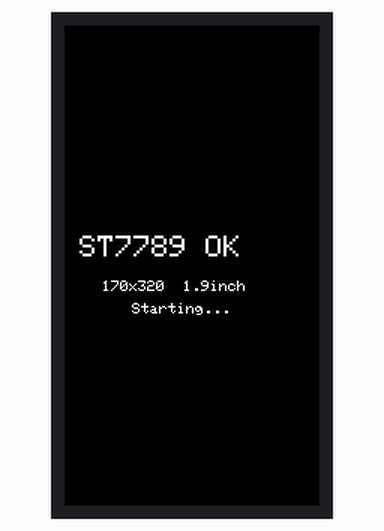
This sketch was run on a simulated ESP32-S3. On the bench: 170×320 colour display. Random numbers use the default seed unless the sketch sets one; what the sketch prints to the serial monitor is not drawn.

Above: at 1.6 s.
At 2.9 s:
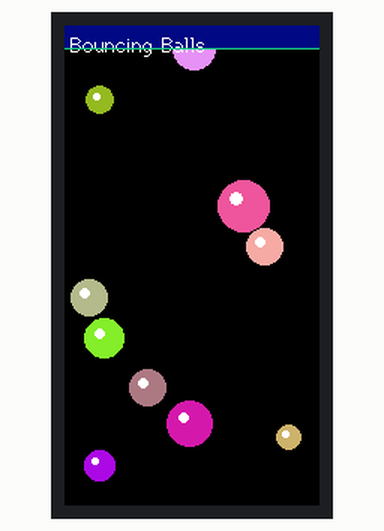
At 8.45 s:
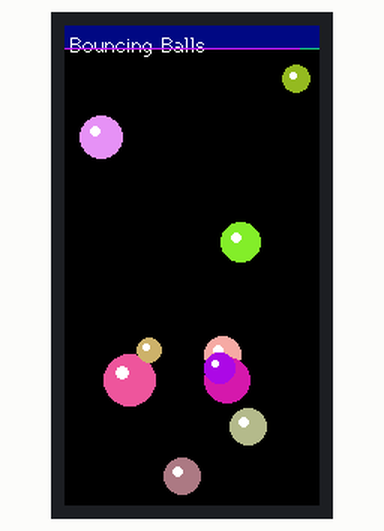
At 14.79 s:
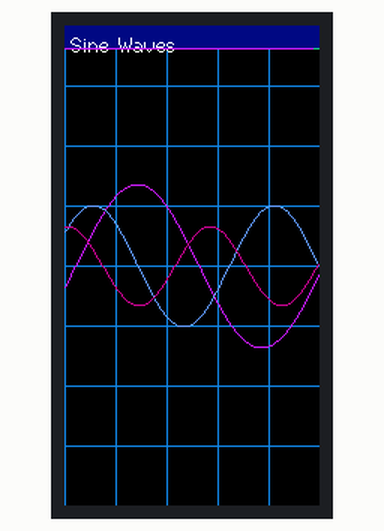
At 20.7 s:
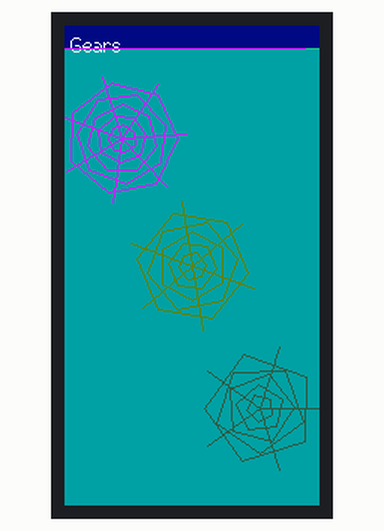
At 38.94 s:
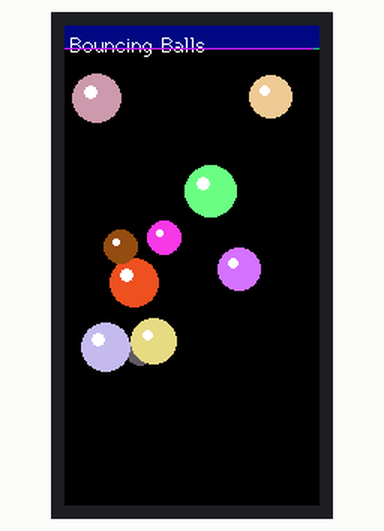

Measured:
- what the display in image 0 shows lasts 1.1 s, from 1.6 s to 2.7 s

The sketch:

ST7789_170x320_Demo.ino
```cpp
/**
 * ESP32-S3 + 1.9inch TFT SPI Display Demo
 * Driver  : ST7789   (170x320)
 * Library : LovyanGFX (latest)
 *
 * Pin Assignments
 *  MOSI  GPIO11
 *  SCK   GPIO12
 *  MISO  GPIO13  (connected but unused)
 *  CS    GPIO10
 *  DC    GPIO17
 *  RESET GPIO18
 *  BL    tie to 3.3V
 */

#define LGFX_USE_V1
#include <LovyanGFX.hpp>

// ===== LovyanGFX configuration =====
class LGFX : public lgfx::LGFX_Device {
  lgfx::Panel_ST7789 _panel_instance;
  lgfx::Bus_SPI      _bus_instance;

public:
  LGFX() {
    // --- SPI bus ---
    {
      auto cfg = _bus_instance.config();
      cfg.spi_host    = SPI2_HOST;
      cfg.spi_mode    = 3;
      cfg.freq_write  = 40000000;
      cfg.freq_read   = 16000000;
      cfg.spi_3wire   = false;
      cfg.use_lock    = true;
      cfg.dma_channel = SPI_DMA_CH_AUTO;
      cfg.pin_sclk    = 12;
      cfg.pin_mosi    = 11;
      cfg.pin_miso    = 13;
      cfg.pin_dc      = 41;
      _bus_instance.config(cfg);
      _panel_instance.setBus(&_bus_instance);
    }

    // --- Panel ---
    {
      auto cfg = _panel_instance.config();
      cfg.pin_cs           = 10;
      cfg.pin_rst          = 42;
      cfg.pin_busy         = -1;
      cfg.panel_width      = 170;
      cfg.panel_height     = 320;
      // ST7789 170x320: physical RAM is 240x320, centered horizontally
      // so left margin = (240 - 170) / 2 = 35
      cfg.offset_x         = 35;
      cfg.offset_y         = 0;
      cfg.offset_rotation  = 2;
      cfg.dummy_read_pixel = 8;
      cfg.dummy_read_bits  = 1;
      cfg.readable         = false;
      cfg.invert           = true;   // ST7789 typically needs invert
      cfg.rgb_order        = false;
      cfg.dlen_16bit       = false;
      cfg.bus_shared       = false;
      _panel_instance.config(cfg);
    }

    setPanel(&_panel_instance);
  }
};

static LGFX        tft;
static LGFX_Sprite canvas(&tft);   // double-buffer sprite (170x320)

// ===== Demo management =====
static const int      DEMO_COUNT    = 5;
static int            demoIndex     = 0;
static uint32_t       demoTimer     = 0;
static const uint32_t DEMO_DURATION = 6000;

static inline float frand(float lo, float hi) {
  return lo + (float)random(0, 10000) / 10000.0f * (hi - lo);
}

// ===== Demo 0 : Bouncing Balls =====
struct Ball { float x, y, vx, vy, r; uint16_t color; };
static const int BALL_COUNT = 10;
static Ball balls[BALL_COUNT];

void initBalls() {
  for (int i = 0; i < BALL_COUNT; i++) {
    balls[i].r     = frand(8, 18);
    balls[i].x     = frand(balls[i].r, 170 - balls[i].r);
    balls[i].y     = frand(balls[i].r, 320 - balls[i].r);
    balls[i].vx    = frand(1.5f, 4.0f) * (random(2) ? 1 : -1);
    balls[i].vy    = frand(1.5f, 4.0f) * (random(2) ? 1 : -1);
    balls[i].color = (uint16_t)canvas.color888(random(80,255), random(80,255), random(80,255));
  }
}

void demoBalls() {
  canvas.fillScreen(TFT_BLACK);
  for (int i = 0; i < BALL_COUNT; i++) {
    Ball &b = balls[i];
    b.x += b.vx; b.y += b.vy;
    if (b.x - b.r < 0)   { b.x = b.r;       b.vx =  fabsf(b.vx); }
    if (b.x + b.r > 170) { b.x = 170 - b.r; b.vx = -fabsf(b.vx); }
    if (b.y - b.r < 0)   { b.y = b.r;       b.vy =  fabsf(b.vy); }
    if (b.y + b.r > 320) { b.y = 320 - b.r; b.vy = -fabsf(b.vy); }
    canvas.fillCircle((int)b.x, (int)b.y, (int)b.r, b.color);
    canvas.fillCircle((int)b.x - (int)(b.r*0.3f),
                      (int)b.y - (int)(b.r*0.3f),
                      max(2,(int)(b.r*0.25f)), TFT_WHITE);
  }
}

// ===== Demo 1 : Scrolling Sine Waves =====
static float waveOffset = 0;

void demoWave() {
  canvas.fillScreen(TFT_BLACK);
  for (int y = 0; y < 320; y += 40)
    canvas.drawFastHLine(0, y, 170, (uint16_t)canvas.color888(20, 20, 60));
  for (int x = 0; x < 170; x += 34)
    canvas.drawFastVLine(x, 0, 320, (uint16_t)canvas.color888(20, 20, 60));
  for (int layer = 0; layer < 3; layer++) {
    float   amp  = 55.0f - layer * 14.0f;
    float   freq = 0.038f + layer * 0.014f;
    uint8_t r    = (layer == 0) ?   0 : (layer == 1 ?   0 : 100);
    uint8_t g    = (layer == 0) ? 200 : (layer == 1 ? 100 : 200);
    uint8_t b    = (layer == 0) ? 255 : (layer == 1 ? 255 :  50);
    uint16_t col = (uint16_t)canvas.color888(r, g, b);
    int prevY = 160 + (int)(amp * sinf(freq * 0 + waveOffset * (1 + layer * 0.3f)));
    for (int x = 1; x < 170; x++) {
      int curY = 160 + (int)(amp * sinf(freq * x + waveOffset * (1 + layer * 0.3f)));
      canvas.drawLine(x-1, prevY, x, curY, col);
      prevY = curY;
    }
  }
  waveOffset += 0.08f;
}

// ===== Demo 2 : Rotating Gears =====
static float gearAngle = 0;

void drawPolygon(LGFX_Sprite &spr, int cx, int cy, int r, int sides,
                 float angle, uint16_t color) {
  float step = 2.0f * M_PI / sides;
  int px = cx + (int)(r * cosf(angle));
  int py = cy + (int)(r * sinf(angle));
  for (int i = 1; i <= sides; i++) {
    float a = angle + step * i;
    int nx = cx + (int)(r * cosf(a));
    int ny = cy + (int)(r * sinf(a));
    spr.drawLine(px, py, nx, ny, color);
    px = nx; py = ny;
  }
}

void demoGears() {
  canvas.fillScreen((uint16_t)canvas.color888(5, 5, 20));
  struct GearSet { int cx, cy, count; float dir; uint16_t color; };
  GearSet gs[] = {
    { 85, 160, 6,  1.0f, (uint16_t)canvas.color888(255, 100,   0)},
    { 38,  75, 7, -0.7f, (uint16_t)canvas.color888(  0, 200, 255)},
    {130, 255, 5,  0.9f, (uint16_t)canvas.color888(200,  50, 200)},
  };
  for (auto &g : gs) {
    for (int r = 10; r <= 44; r += 7)
      drawPolygon(canvas, g.cx, g.cy, r, g.count,
                  gearAngle * g.dir + r * 0.05f, g.color);
    for (int i = 0; i < g.count; i++) {
      float a = gearAngle * g.dir + i * 2.0f * M_PI / g.count;
      canvas.drawLine(g.cx, g.cy,
                      g.cx + (int)(44 * cosf(a)),
                      g.cy + (int)(44 * sinf(a)), g.color);
    }
  }
  gearAngle += 0.04f;
}

// ===== Demo 3 : Lissajous Curve =====
static float    lissPhase = 0;
static const int TRACE_LEN = 300;
static int16_t   traceX[TRACE_LEN], traceY[TRACE_LEN];
static int       traceHead = 0;

void initLissajous() {
  memset(traceX, 0, sizeof(traceX));
  memset(traceY, 0, sizeof(traceY));
  traceHead = 0;
}

void demoLissajous() {
  canvas.fillScreen(TFT_BLACK);
  // fit within 170x320: x amplitude=78, y amplitude=148
  traceX[traceHead] = 85  + (int)(78  * sinf(3.0f * lissPhase + 0.5f));
  traceY[traceHead] = 160 + (int)(148 * sinf(2.0f * lissPhase));
  traceHead = (traceHead + 1) % TRACE_LEN;
  for (int i = 0; i < TRACE_LEN - 1; i++) {
    int   a     = (traceHead + i)     % TRACE_LEN;
    int   b     = (traceHead + i + 1) % TRACE_LEN;
    float ratio = (float)i / TRACE_LEN;
    uint8_t r  = (uint8_t)(ratio * 255);
    uint8_t g  = (uint8_t)(sinf(ratio * M_PI) * 255);
    uint8_t bl = (uint8_t)((1 - ratio) * 255);
    canvas.drawLine(traceX[a], traceY[a], traceX[b], traceY[b],
                    (uint16_t)canvas.color888(r, g, bl));
  }
  lissPhase += 0.025f;
}

// ===== Demo 4 : Starfield =====
struct Star { float x, y, z; };
static const int STAR_COUNT = 120;
static Star      stars[STAR_COUNT];

void initStars() {
  for (int i = 0; i < STAR_COUNT; i++) {
    stars[i].x = frand(-85, 85);
    stars[i].y = frand(-160, 160);
    stars[i].z = frand(1, 200);
  }
}

void demoStarfield() {
  canvas.fillScreen(TFT_BLACK);
  for (int i = 0; i < STAR_COUNT; i++) {
    Star &s = stars[i];
    s.z -= 2.5f;
    if (s.z <= 0) { s.x = frand(-85,85); s.y = frand(-160,160); s.z = 200; }
    float    sx     = s.x / s.z * 170 + 85;
    float    sy     = s.y / s.z * 320 + 160;
    float    size   = (1.0f - s.z / 200.0f) * 4.0f;
    uint8_t  bright = (uint8_t)((1.0f - s.z / 200.0f) * 255);
    uint16_t col    = (uint16_t)canvas.color888(bright, bright, bright);
    if (sx >= 0 && sx < 170 && sy >= 0 && sy < 320) {
      if (size < 1.5f) canvas.drawPixel((int)sx, (int)sy, col);
      else             canvas.fillCircle((int)sx, (int)sy, (int)size, col);
    }
  }
}

// ===== HUD =====
const char* demoNames[] = {
  "Bouncing Balls", "Sine Waves", "Gears", "Lissajous", "Starfield"
};

void drawHUD() {
  canvas.fillRect(0, 0, 170, 16, (uint16_t)canvas.color888(0, 0, 80));
  canvas.setTextColor(TFT_WHITE);
  canvas.setTextSize(1);
  canvas.setCursor(4, 5);
  canvas.print(demoNames[demoIndex]);
  uint32_t elapsed  = millis() - demoTimer;
  int      progress = (int)(170.0f * elapsed / DEMO_DURATION);
  canvas.drawFastHLine(0, 15, 170,      (uint16_t)canvas.color888( 30,  30,  80));
  canvas.drawFastHLine(0, 15, progress, (uint16_t)canvas.color888(100, 200, 255));
}

// ===== Setup =====
void setup() {
  Serial.begin(115200);
  Serial.println("ESP32-S3 ST7789 170x320 Demo");

  tft.init();
  tft.setRotation(0);

  // Startup color test
  tft.fillScreen(TFT_RED);   delay(400);
  tft.fillScreen(TFT_GREEN); delay(400);
  tft.fillScreen(TFT_BLUE);  delay(400);
  tft.fillScreen(TFT_BLACK);
  tft.setTextColor(TFT_WHITE, TFT_BLACK);
  tft.setTextSize(2);
  tft.setCursor(10, 140);
  tft.print("ST7789 OK");
  tft.setTextSize(1);
  tft.setCursor(25, 170);
  tft.print("170x320  1.9inch");
  tft.setCursor(45, 185);
  tft.print("Starting...");
  delay(1000);

  // Allocate sprite (double buffer)
  canvas.setColorDepth(16);
  canvas.createSprite(170, 320);
  canvas.setFont(&fonts::Font2);

  initBalls();
  initLissajous();
  initStars();

  demoTimer = millis();
  randomSeed(esp_random());
}

// ===== Main loop =====
void loop() {
  if (millis() - demoTimer >= DEMO_DURATION) {
    demoIndex = (demoIndex + 1) % DEMO_COUNT;
    demoTimer = millis();
    if (demoIndex == 0) initBalls();
    if (demoIndex == 3) initLissajous();
    if (demoIndex == 4) initStars();
  }

  switch (demoIndex) {
    case 0: demoBalls();     break;
    case 1: demoWave();      break;
    case 2: demoGears();     break;
    case 3: demoLissajous(); break;
    case 4: demoStarfield(); break;
  }

  drawHUD();
  canvas.pushSprite(0, 0);
}
```
